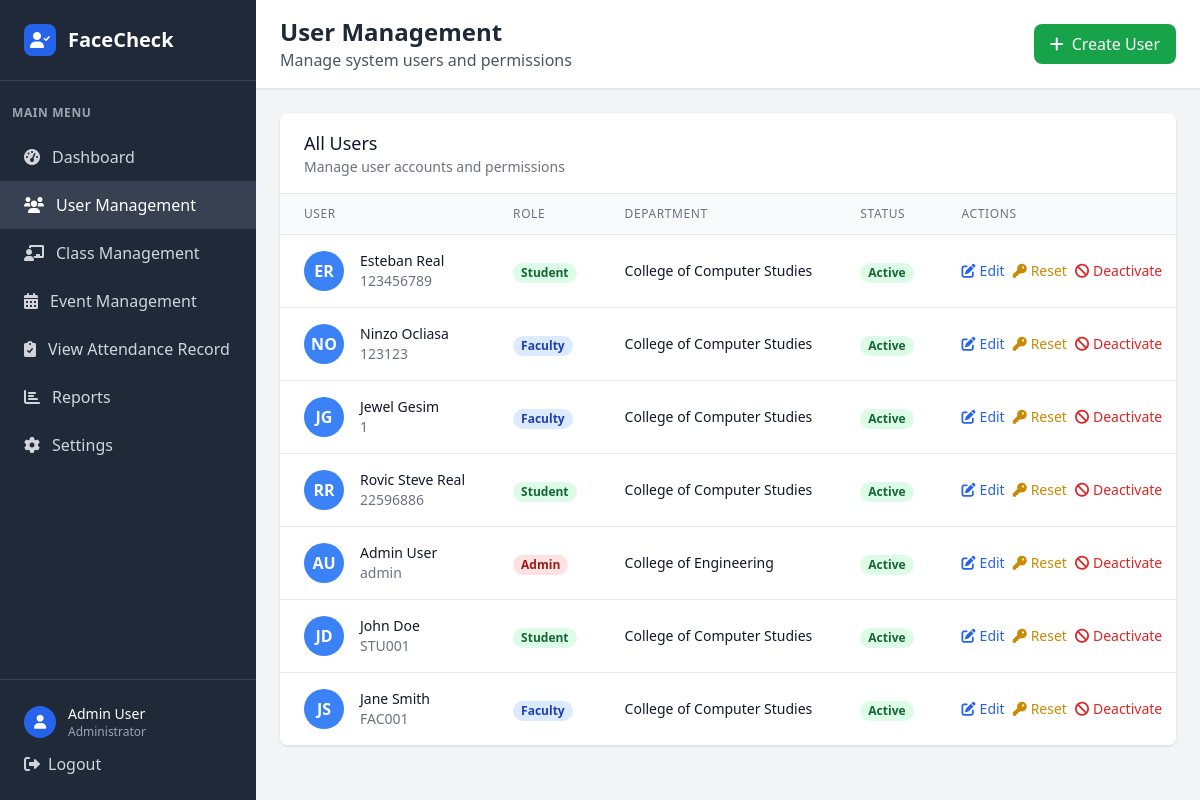
Before: /admin/users (signed in) with the older database file.
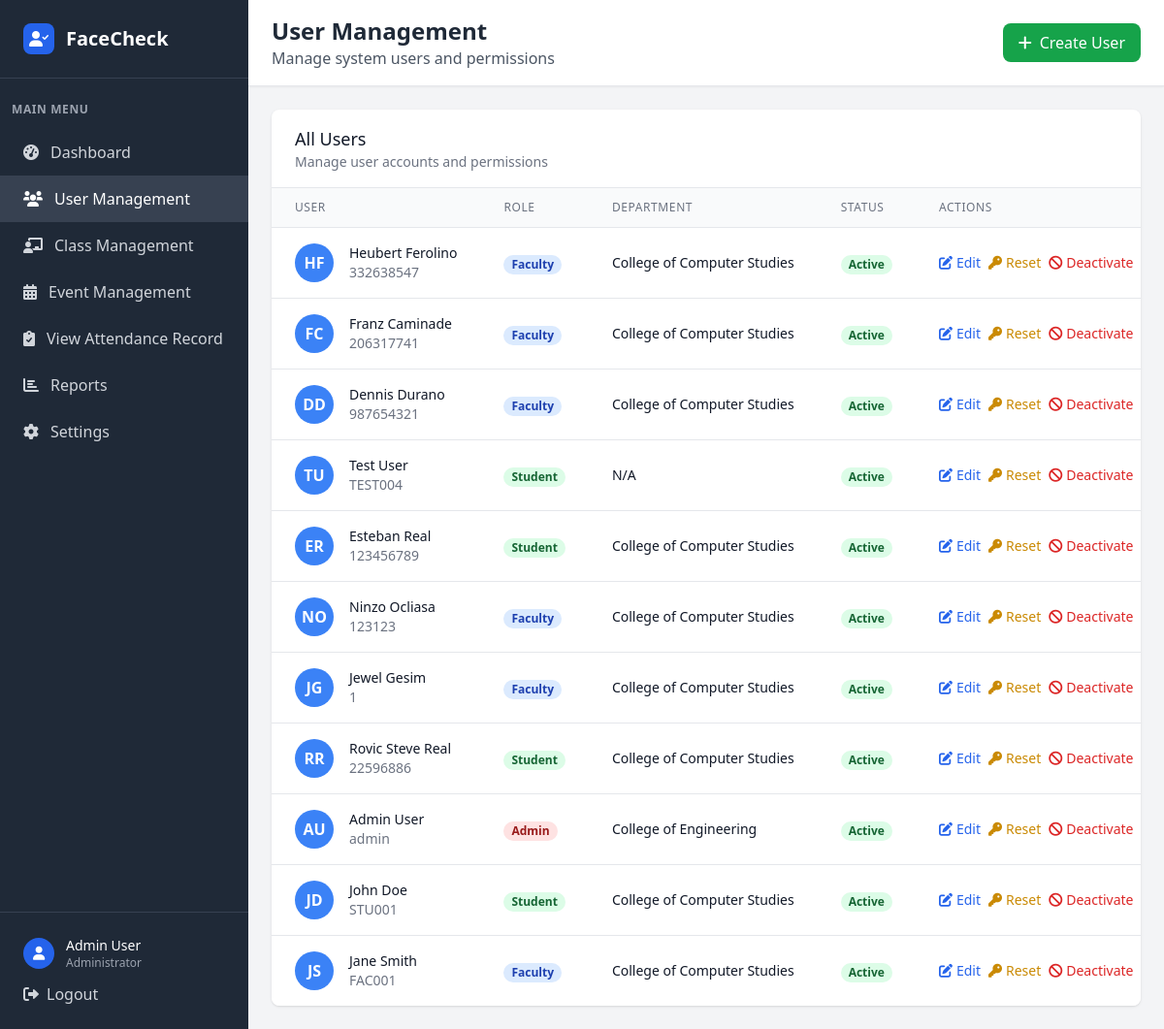
After: the same page with the newer database file.
### tables this page shows
CREATE TABLE user (
            user_id INTEGER PRIMARY KEY AUTOINCREMENT,
            idno VARCHAR(20) NOT NULL UNIQUE,
            firstname VARCHAR(50) NOT NULL,
            lastname VARCHAR(50) NOT NULL,
            role VARCHAR(10) NOT NULL CHECK (role IN ('admin', 'faculty', 'student')),
            password VARCHAR(255) NOT NULL,
            created_at DATETIME DEFAULT CURRENT_TIMESTAMP,
            is_active BOOLEAN DEFAULT 1,
            dept_id INTEGER,
            FOREIGN KEY (dept_id) REFERENCES department(dept_id)
        );

CREATE TABLE department (
            dept_id INTEGER PRIMARY KEY AUTOINCREMENT,
            dept_name VARCHAR(50) NOT NULL
        );

### app.py (the view)
@app.route('/admin/users')
def admin_users():
    if 'user_id' not in session or session['role'] != 'admin':
        return redirect(url_for('login'))
    conn = get_db_connection()
    users = conn.execute('''
        SELECT u.*, d.dept_name,
               CASE WHEN s.student_id IS NOT NULL THEN 'Student'
                    WHEN f.faculty_id IS NOT NULL THEN 'Faculty'
                    ELSE 'Admin' END as user_type
        FROM user u
        LEFT JOIN department d ON u.dept_id = d.dept_id
        LEFT JOIN student s ON u.user_id = s.user_id
        LEFT JOIN faculty f ON u.user_id = f.user_id
        ORDER BY u.created_at DESC
    ''').fetchall()
    departments = conn.execute('SELECT * FROM department ORDER BY dept_name').fetchall()
    courses = conn.execute('SELECT * FROM course ORDER BY course_name').fetchall()
    conn.close()
    return render_template('admin_users.html', users=users, departments=departments, courses=courses)

### app.py (called while the page is built)
def get_db_connection():
    try:
        conn = sqlite3.connect('facecheck.db', timeout=30.0)
        conn.row_factory = sqlite3.Row
        conn.execute('PRAGMA foreign_keys = ON')
        try:
            cur = conn.cursor()
            cur.execute("PRAGMA table_info(faculty)")
            columns = [row[1] for row in cur.fetchall()]
            if 'attendance_image' not in columns:
                cur.execute("ALTER TABLE faculty ADD COLUMN attendance_image VARCHAR(255)")
                conn.commit()
        except Exception:
            pass
        return conn
    except sqlite3.Error as e:
        print(f"Database connection error: {e}")
        raise

### templates/admin_users.html (shortened to what the changed rows need)
<!DOCTYPE html>
<html lang="en">
<head>
    <script src="https://cdn.tailwindcss.com"></script>
    <link href="https://cdnjs.cloudflare.com/ajax/libs/font-awesome/6.0.0/css/all.min.css" rel="stylesheet">
</head>
<body class="bg-gray-100">
    <div class="flex h-screen">
        <div class="w-64 bg-gray-800 text-white">
            <div class="p-6 border-b border-gray-700">
                <div class="flex items-center">
                    <h1 class="text-xl font-bold">FaceCheck</h1>
                </div>
            </div>
        </div>
        <div class="flex-1 flex flex-col overflow-hidden">
            <header class="bg-white shadow-sm border-b border-gray-200">
                <div class="px-6 py-4">
                    <div class="flex items-center justify-between">
                        <div>
                            <h2 class="text-2xl font-bold text-gray-800">User Management</h2>
                        </div>
                    </div>
                </div>
            </header>
            <main class="flex-1 overflow-y-auto p-6">
                <div class="bg-white rounded-lg shadow overflow-hidden">
                    <div class="overflow-x-auto">
                        <table class="min-w-full divide-y divide-gray-200">
                            <thead class="bg-gray-50">
                                <tr>
                                    <th class="px-6 py-3 text-left text-xs font-medium text-gray-500 uppercase tracking-wider">User</th>
                                    <th class="px-6 py-3 text-left text-xs font-medium text-gray-500 uppercase tracking-wider">Role</th>
                                    <th class="px-6 py-3 text-left text-xs font-medium text-gray-500 uppercase tracking-wider">Department</th>
                                    <th class="px-6 py-3 text-left text-xs font-medium text-gray-500 uppercase tracking-wider">Status</th>
                                    <th class="px-6 py-3 text-left text-xs font-medium text-gray-500 uppercase tracking-wider">Actions</th>
                                </tr>
                            </thead>
                            <tbody class="bg-white divide-y divide-gray-200">
                                {% for user in users %}
                                <tr class="hover:bg-gray-50">
                                    <td class="px-6 py-4 whitespace-nowrap">
                                        <div class="flex items-center">
                                            <div class="flex-shrink-0 h-10 w-10">
                                                <div class="h-10 w-10 rounded-full bg-blue-500 flex items-center justify-center text-white font-bold">
                                                    {{ user.firstname[0] }}{{ user.lastname[0] }}
                                                </div>
                                            </div>
                                            <div class="ml-4">
                                                <div class="text-sm font-medium text-gray-900">{{ user.firstname }} {{ user.lastname }}</div>
                                                <div class="text-sm text-gray-500">{{ user.idno }}</div>
                                            </div>
                                        </div>
                                    </td>
                                    <td class="px-6 py-4 whitespace-nowrap">
                                        <span class="px-2 inline-flex text-xs leading-5 font-semibold rounded-full
                                            {% if user.role == 'admin' %}bg-red-100 text-red-800
                                            {% elif user.role == 'faculty' %}bg-blue-100 text-blue-800
                                            {% else %}bg-green-100 text-green-800{% endif %}">
                                            {{ user.role.title() }}
                                        </span>
                                    </td>
                                    <td class="px-6 py-4 whitespace-nowrap text-sm text-gray-900">
                                        {{ user.dept_name or 'N/A' }}
                                    </td>
                                    <td class="px-6 py-4 whitespace-nowrap">
                                        <span class="px-2 inline-flex text-xs leading-5 font-semibold rounded-full
                                            {% if user.is_active %}bg-green-100 text-green-800{% else %}bg-red-100 text-red-800{% endif %}">
                                            {% if user.is_active %}Active{% else %}Inactive{% endif %}
                                        </span>
                                    </td>
                                    <td class="px-6 py-4 whitespace-nowrap text-sm font-medium">
                                        <div class="flex space-x-2">
                                            <a href="{{ url_for('edit_user', user_id=user.user_id) }}" class="text-blue-600 hover:text-blue-900 flex items-center">
                                                <i class="fas fa-edit mr-1"></i>
                                                Edit
                                            </a>
                                            <button data-user-id="{{ user.user_id }}" data-user-name="{{ user.firstname|e }} {{ user.lastname|e }}" onclick="openResetModal(this.dataset.userId, this.dataset.userName)" class="text-yellow-600 hover:text-yellow-900 flex items-center">
                                                <i class="fas fa-key mr-1"></i>
                                                Reset
                                            </button>
                                            <form method="POST" action="{{ url_for('toggle_user_status', user_id=user.user_id) }}" class="inline">
                                                <button type="submit" class="{% if user.is_active %}text-red-600 hover:text-red-900{% else %}text-green-600 hover:text-green-900{% endif %} flex items-center">
                                                    <i class="fas {% if user.is_active %}fa-ban{% else %}fa-check{% endif %} mr-1"></i>
                                                    {% if user.is_active %}Deactivate{% else %}Activate{% endif %}
                                                </button>
                                            </form>
                                        </div>
                                    </td>
                                </tr>
                                {% endfor %}
                            </tbody>
                        </table>
                    </div>
                </div>
            </main>
        </div>
    </div>
</body>
</html>

Changed rows visible on the page:
added user: firstname "H", lastname "F", firstname "Heubert", lastname "Ferolino", idno "332638547", role "Faculty", dept_name "College of Computer Studies", is_active "Active"
added user: firstname "F", lastname "C", firstname "Franz", lastname "Caminade", idno "206317741", role "Faculty", dept_name "College of Computer Studies", is_active "Active"
added user: firstname "D", lastname "D", firstname "Dennis", lastname "Durano", idno "987654321", role "Faculty", dept_name "College of Computer Studies", is_active "Active"
added user: firstname "T", lastname "U", firstname "Test", lastname "User", idno "TEST004", role "Student", dept_name "N/A", is_active "Active"
